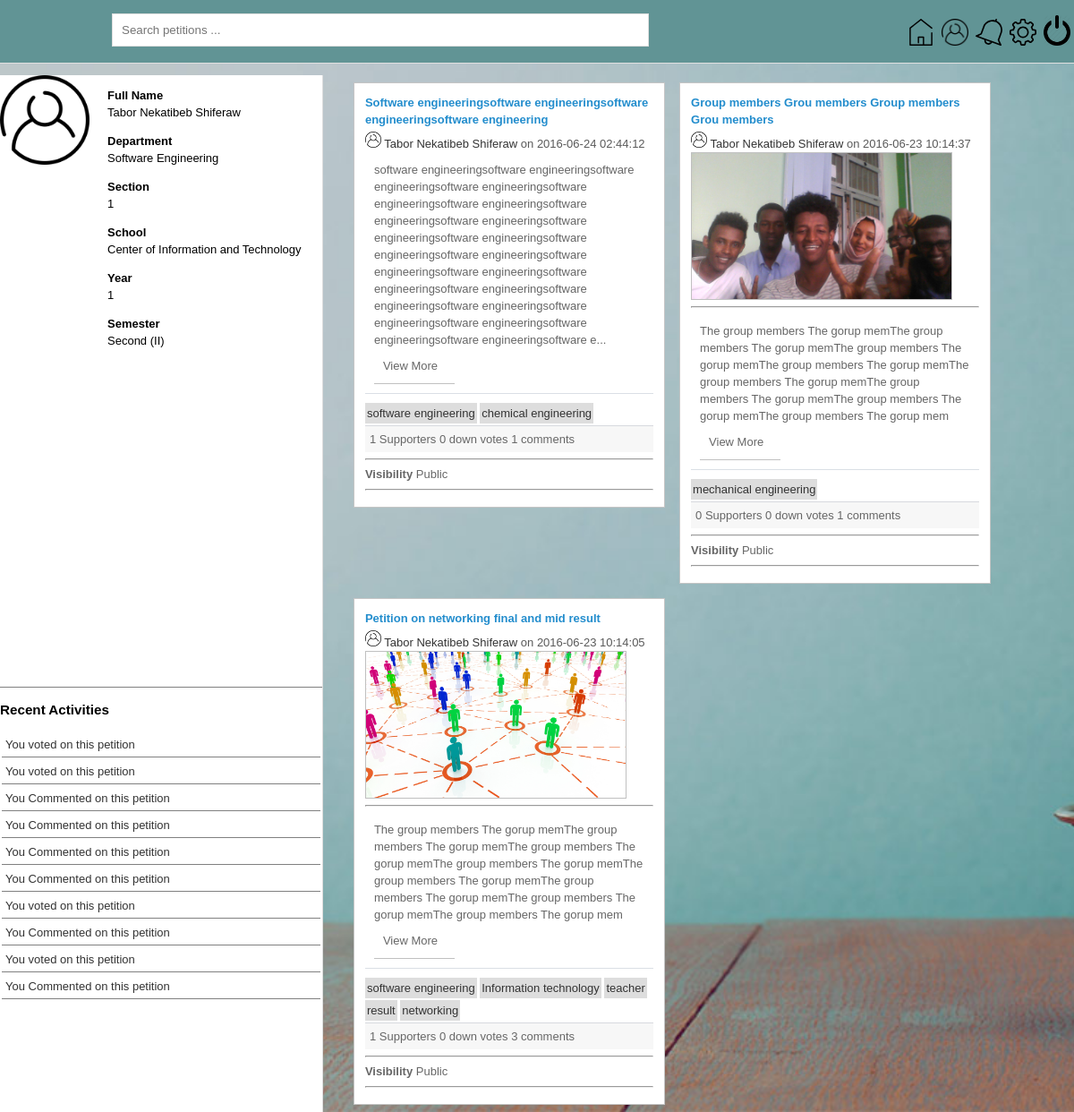
The app's page /selamawi/student.php (signed in) with its own data.
### tables this page shows
CREATE TABLE IF NOT EXISTS `student` (
`studID` int(11) NOT NULL,
  `ID` char(15) NOT NULL,
  `fname` char(15) NOT NULL,
  `mname` char(15) NOT NULL,
  `lname` char(15) NOT NULL,
  `department` int(11) NOT NULL,
  `section` int(11) NOT NULL,
  `school` int(11) NOT NULL,
  `year` int(11) NOT NULL,
  `email` varchar(30) NOT NULL,
  `semester` int(11) NOT NULL,
  `password` char(32) NOT NULL,
  `status` enum('1','2','3') NOT NULL DEFAULT '1' COMMENT '1:unreg 2:registered 3:blocked'
);

CREATE TABLE IF NOT EXISTS `petition` (
`petID` int(11) NOT NULL,
  `title` varchar(100) NOT NULL,
  `description` text NOT NULL,
  `post_date` datetime NOT NULL,
  `image_url` char(50) DEFAULT NULL,
  `send_to` varchar(30) NOT NULL,
  `owner` int(11) NOT NULL,
  `num_comments` int(11) NOT NULL DEFAULT '0',
  `num_up_votes` int(11) NOT NULL DEFAULT '0',
  `num_down_votes` int(11) NOT NULL DEFAULT '0',
  `audience` char(33) NOT NULL,
  `sent` enum('1','2') NOT NULL COMMENT '1:unresolved 2:resolved',
  `status` enum('1','2','3') NOT NULL DEFAULT '1' COMMENT '1:normal 2:reported 3:removed',
  `getNotifcation` enum('1','2') NOT NULL DEFAULT '2' COMMENT '1:off 2:on'
);

CREATE TABLE IF NOT EXISTS `pet_tag` (
  `tagID` int(11) NOT NULL,
  `petID` int(11) NOT NULL
);

### selamawi/includes/class/classStudent.php (called while the page is built, shortened)
<?php
	class Student{
		public $firstName;
		private $middleName;
		private $lastName;
		private $studentID;
		private $department;
		private $year;
		private $semester;
		private $section;
		private $db;
		public function __construct($info)
		{
			global $db;
			$this->db = $db;
			if(gettypei($info)=='int') {
				$this->studentID = (int)$info;
				$info = $this->retrieve_info();
			}
			else if(gettypei($info)=='obj')
				$this->intiliaze_this($info);
			else if( gettypei($info) == 'arr')
				$this->int_this_arr($info);
		}
		private function retrieve_info()
		{
			$query = "SELECT * FROM " . TABLE_STUD . " WHERE studID = $this->studentID LIMIT 1";
			$this->db->prp_stmt($query);
			$resultSet = $this->db->get_resultset();
			return $resultSet;
		}
		public function getFullName()
		{
			$fullName = ucwords($this->firstName . " " . $this->middleName . " ". $this->lastName);
			return $fullName;
		}
		public function getDepartment() {
			return $this->department;
		}
		public function getstudentID(){
			return $this->studentID;
		}
		public function getYear(){
			return $this->year;
		}
		public function getSemester(){
			return $this->semester;
		}
		public function getSection(){
			return $this->section;
		}
		private function intiliaze_this($info)
		{
			$this->firstName  = $info->fname;
			$this->middleName = $info->mname;
			$this->lastName   = $info->lname;
			$this->studentID  = $info->studID;
			$this->department = $info->department;
			$this->year       = $info->year;
			$this->semester   = $info->semester;
			$this->section    = $info->section;
		}
		public function myPetitions($num,$audc) {
			$audiences = formatForQuery($audc,false);
			$num = (int)$num;
			$num = ($num<1) ? 0 : $num-1;
			$query = "SELECT * FROM " . TABLE_PET . " WHERE owner=$this->studentID and audience IN $audiences ORDER by post_date DESC LIMIT " . $num*PETPERP .",".PETPERP;
			$this->db->prp_stmt($query);
			$results = array();
			foreach($this->db->get_resultset() as $result)
				$results[] = new Petition($result);
			return $results;
		}
		public function recentActivities()
		{
			$query = "SELECT commentID as actID,petitionID as onID,date,'c' as type FROM " . TABLE_COM. " WHERE commenter=$this->studentID UNION SELECT voteID,petitionID,date,'v' as type FROM " . TABLE_VOTE . "  WHERE voter=$this->studentID UNION SELECT petID,petID,post_date,'p' as type FROM " . TABLE_PET . " WHERE owner = $this->studentID ORDER by date DESC LIMIT " . RECACT;
			$this->db->prp_stmt($query);
			$results = array();
			foreach($this->db->get_resultset() as $result)
				$results[] = new Activity($result);
			return $results;
		}
	}
?>

### selamawi/includes/class/classDB.php (called while the page is built, shortened)
<?php
	class DB {
		private $db;
		private $resultset = array();
		function __construct() {
			$this->db = new mysqli(DB::HOST, DB::USRNAME, DB::PSSWRD, DB::DBNAME);
		}
		function prp_stmt($query, $params='') {
			$stmt = $this->db->query($query);
			$this->resultset = array();
			$this->num_rows = $stmt->num_rows;
			for($i=0;$i<$this->num_rows;$i++)
				$this->resultset[$i] = $stmt->fetch_object();
			return true;
		}
		function get_resultset(){
			return $this->resultset;
		}
	}
	$db = new DB();
?>

### selamawi/includes/scdepinfo.php (called while the page is built, shortened)
<?php
	class Scdep{
		public static $departments = array(
									1 => 'Software Engineering',
									2 => 'Mechanical Enginnering',
									3 => 'Bio medical Engineering',
									4 => 'Civil Engineering',
									5 => 'Computer and Electrical Engineering',
									6 => 'Chemical Engineering',
									7 => 'Information Technology (IT)'
			);
		private static $schools = array(
							0 => 'Center of Information and Technology',
							1 => 'Electrical and Computer Engineering school',
							2 => 'Civil and Water Engineering school',
							3 => 'Mechanical and Industrial Engineering school'
			);
		private static $mapping = array(
										0 => array(1),
										1 => array(5),
										2 => array(4),
										3 => array(2)
									);
		public static $semMap = array(
											1 => 'First (I)',
											2 => 'Second (II)',
											3 => 'Third (III)',
											4 => 'Fourth (IV)',
											5 => 'Fifth (V)',
											6 => 'Sixth (VI)'
									);
		public static function getDepName($depID)
		{
			$depID = (int)$depID;
			return self::$departments[$depID];
		}
		public static function mapDepSch($depID)
		{
			$counter = 0;
			foreach(self::$mapping as $deps){
				if( (array_search($depID, $deps))!==false )
					return self::$schools[$counter];
				$counter++;
			}
			return UNDEF;
		}
		public static function getSem($sem)
		{
			$sem = (int)$sem;
			return self::$semMap[$sem];
		}
	}
?>

### selamawi/includes/class/classActivity.php (called while the page is built, shortened)
<?php
	class Activity {
		private $type;
		private $onID;
		private $verbs = array(
								'c' => 'Commented',
								'v' => 'voted',
								'p' => 'Created'
							);
		private function int_this($info)
		{
			$this->onID  = $info->onID;
			$this->type  = $info->type;
		}
		public function getVerb() {
			return $this->verbs[$this->type];
		}
		public function getOnID(){
			return $this->onID;
		}
	}
?>

### selamawi/includes/class/classPetition.php (called while the page is built, shortened)
<?php
	class Petition{
		private $petitionID;
		private $title;
		private $description;
		private $date;
		private $owner;
		private $audience;
		private $owner_obj;
		private $db;
		function __construct($info)
		{
			global $db;
			$this->db = $db;
			if(gettypei($info)=='int') {
				$this->petitionID = (int)$info;
				$this->retrieve_info();
			}
			else if(gettypei($info)=='obj')
				$this->intiliaze_this($info);
			else if(gettypei($info)=='arr')
				$this->intiliaze_this_arr($info);
		}
		public function getNumComments() {
			$query = "SELECT count(commentID) as num  from " . TABLE_COM . " WHERE petitionID = $this->petitionID";
			$this->db->prp_stmt($query);
			return $this->db->get_resultset()[0]->num;
		}
		function assignVote($votes,&$vote_count) {
			if(count($votes)==0)
				return $vote_count;
			if($votes[0]->type==VOTE_UP)
				$vote_count['UP'] = $votes[0]->num;
			else
				$vote_count['DOWN'] = $votes[0]->num;
			if(!isset($vote[1]))
				return $vote_count;
			return $vote_count;
		}
		public function getNumVotes()
		{
			$query = "SELECT count(voteID) as num,type FROM " . TABLE_VOTE . " WHERE petitionID = $this->petitionID group by type";
			$this->db->prp_stmt($query);
			$vote_count = array(
								'UP' 		=> 0,
								'DOWN'		=> 0
							);
			$rs = $this->db->get_resultset();
			$this->assignVote($rs,$vote_count);
			return $vote_count;
		}
		public function getTags()
		{
			$subQ = "SELECT tagName FROM " . TABLE_TAG . " WHERE tagID = " . TABLE_PET_TAG .".tagID";
			$query = "SELECT tagID,($subQ) as tagName FROM " . TABLE_PET_TAG . " WHERE petID = $this->petitionID";
			$this->db->prp_stmt($query);
			$tags = array();
			$result = $this->db->get_resultset();
			foreach($result as $tag)
				$tags[] = new Tag($tag);
			return $tags;
		}
		public function getTitle()
		{
			return $this->title;
		}
		public function getDesc()
		{
			return $this->description;
		}
		public function getDate()
		{
			return $this->date;
		}
		public 	function getPetID()
		{
			return $this->petitionID;
		}
		public function intiliaze_this($info)
		{
			$this->title = 			$info->title;
			$this->description =	$info->description;
			$this->date = 			$info->post_date;
			$this->owner = 			$info->owner;
			$this->petitionID =     $info->petID;
			$this->audience = 		$info->audience;
			$this->get_owner_info();
		}
		public function get_owner_info() {
			$this->owner_obj = new Student((int)$this->owner);
		}
		public function __call($method, $arguments) {
			switch ($method) {
				case 'getFullName':
					return $this->owner_obj->getFullName();
					break;
				case 'getStudID':
					return $this->owner_obj->getstudentID();
					break;
			}
		}
		public function getAudience()
		{
			return $this->audience;
		}
	}
?>

### selamawi/includes/utility.php (called while the page is built, shortened)
<?php
	function gettypei($var) {
		$type = gettype($var);
		switch ($type) {
			case 'object':
				$type = 'obj';
				break;
			case 'integer':
				$type = 'int';
				break;
			case 'array':
				$type = 'arr';
				break;
			default:
				return null;
				break;
		}
		return $type;
	}
?>

### selamawi/includes/class/classTag.php (called while the page is built, shortened)
<?php
	class Tag{
		private $tagName;
		private $tagID;
		public function int_this_obj($info)
		{
			$this->tagName = $info->tagName;
			$this->tagID   = $info->tagID;
		}
		public function getName()
		{
			return $this->tagName;
		}
		public function getID()
		{
			return $this->tagID;
		}
	}
?>

### selamawi/includes/ui/accountUI.php (the view, shortened to what this page needs)
<?php
	class AccountUI{
		public $audc = array(
								'class' => '',
								'dept' => '',
								'year' => '',
								'all' => ''
						);
		public function menuBar()
		{
			$menuElems = array(
								'home'	  => array(PAGE_ACCT,'home.svg'),
								'Profile'  => array(PAGE_STUD,'user.png'),
								'notification' => array(PAGE_STUD."?notf",'notification.svg'),
								'setting' => array(PAGE_SETTING,'setting.svg'),
								'logout' => array(PAGE_LOGOUT,'logout.png')
							);
			?>
				<nav class='menubar'>
					<form method='get' class='search' action='<?php print(PAGE_ACCT) ?>'>
						<input class='pet_search' placeholder="Search petitions ... " type='text' name='pet_search'>
					</form>
					<ul id='elems' class='menu-elems'>
						<?php
							foreach($menuElems as $name=>$url)
							{
								echo "<li> <a href='". $url[0] . "'><img class='icns' title='" . $name . "' src='includes/images/" . $url[1] . "'></a>";
							}
						?>
					</ul>
				</nav>
			<?php
		}
			?>
			<?php
		public function descShort($desc, $len=self::DESCLEN) {
			if(strlen($desc) <= $len)
				return $desc;
			return substr($desc, 0,$len) . "...";
		}
		public function listAllPetitions($petitions,$key='',$class='area_mid') {
			echo "<div class='$class'>";
				foreach($petitions as $petition) {
					$tags = $petition->getTags();
					$imgURL = $petition->getImageURL();
					echo "<div class='post'>";
						echo "<div class='post_main'>";
							echo "<span class='pet_title'>" .  ucfirst($petition->getTitle()) ."</span>";
							echo "<span class='pet_by'> <img class='glyph' src='includes/images/user.png'> <a href='" . PAGE_STUD . "?studID=" . $petition->getStudID() . "'>". $petition->getFullName() ."</a></span> <span class='pet_date'>  on " . $petition->getDate() ."</span> <br>";
							($imgURL) ? $this->attachedImage($imgURL) : "";
							echo "<div class='pet_description'>". $this->descShort($petition->getDesc()) ."
								<a href='" . PAGE_ACCT . "?petID=" . $petition->getPetID() . "'>View More </a>
								</div> ";
							$this->tagList($tags);
							$this->petition_info($petition);
							echo "<hr>";
							echo "<b>Visibility</b> " . $this->audMap($petition->getAudience());
							echo "<hr>";
						echo "</div>";
					echo "</div>";
				}
			echo "</div>";
		}
		function audMap($audience){
			switch ($audience)
			{
								case $this->audc['all']:
									return 'Public';
									break;
			}
		}
		public function attachedImage($url)
		{
			echo "<img src='	" . UP_DIR . "$url' style='width:90%;border:solid 1px silver'><hr>";
		}
		public function petition_info($petition)
		{
			$numVotes = $petition->getNumVotes();
			echo "<div class='pet_info'>" . $numVotes['UP'] . " Supporters " . $numVotes['DOWN'] . " down votes " . $petition->getNumComments() . " comments </div>";
		}
		public function tagList($tags)
		{
			echo "<div class='pet_tags'>";
				foreach($tags as $tag)
					print "<a class='tag' href='#" . $tag->getID() . "'>" . $tag->getName() ."</a> ";
			echo "</div>";
		}
	}
	echo "<link rel='stylesheet' href='includes/css/style.css' />"
?>

### selamawi/includes/ui/profileui.php (shortened to what this page needs)
<?php
	include 'includes/ui/accountui.php';
	class Profileui extends Accountui{
		public function profile($info,$recent,$authnctd){
			echo "<div class='stud_profile'>";
				echo "<div class='stud_info'>";
					echo "<img class='profilepic' src='includes/images/user.png'>";
					$this->information($info);
				echo "</div>";
				if($authnctd){
					echo "<div class='recentActv'>";
						echo "<h3> Recent Activities </h3>";
						$this->recentActv($recent);
					echo "</div>";
				}
			echo "</div>";
		}
		public function information($info) {
			echo "<div class='information'>";
				echo "<dl>
							<dt>Full Name  </dt> <dd> " . $info->getFullName() . "</dd></dl>";
				echo "<dl>
							<dt>Department </dt>
							<dd>" . Scdep::getDepName($info->getDepartment()) . "</dd></dl>";
				echo "<dl>
						<dt>Section </dt>
						<dd>" . $info->getSection() . "</dd></dl>";
				echo "<dl>
					<dt>School </dt>
					<dd>" . Scdep::mapDepSch($info->getDepartment()) ."</dd></dl>";
				echo "<dl>
						<dt>Year </dt>
						<dd>" . $info->getYear() . "</dd></dl>";
				echo "<dl>
				<dt>Semester </dt>
				<dd>" . Scdep::getSem($info->getSemester()) ."</dd</dl>";
			echo "</div>";
		}
		public function recentActv($info) {
			foreach($info as $actv) {
				echo "<a href='" . PAGE_ACCT . "?petID=" . $actv->getOnID() . "'> <span class='actv'>You " . $actv->getVerb() . " on  this petition </span></a>";
			}
		}
	}
	$profui = new Profileui;
	$profui->menubar();
?>

### records on screen
student: $info->getFullName() "Tabor Nekatibeb Shiferaw", department "Software Engineering", section "1", department "Center of Information and Technology", year "1", semester "Second (II)", $petition->getFullName() "Tabor Nekatibeb Shiferaw"
petition: title "Software engineeringsoftware engineeringsoftware engineeringsoftware engineering", post_date "2016-06-24 02:44:12", description "software engineeringsoftware engineeringsoftware engineeringsoftware engineeringsoftware engineeringsoftware engineeringsoftware engineeringsoftware engineeringsoftware engineeringsoftware engineeringsoftware engineeringsoftware engineeringsoftware engineeringsoftware engineeringsoftware engineeringsoftware engineeringsoftware engineeringsoftware engineeringsoftware engineeringsoftware engineeringsoftware engineeringsoftware engineeringsoftware e...", UP "1", DOWN "0", NumComments "1", audience "Public"
pet_tag: Name "software engineering"
pet_tag: Name "chemical engineering"
petition: title "Group members Grou members Group members Grou members", post_date "2016-06-23 10:14:37", image_url (picture), description "The group members The gorup memThe group members The gorup memThe group members The gorup memThe group members The gorup memThe group members The gorup memThe group members The gorup memThe group members The gorup memThe group members The gorup mem", UP "0", DOWN "0", NumComments "1", audience "Public"
pet_tag: Name "mechanical engineering"
petition: title "Petition on networking final and mid result", post_date "2016-06-23 10:14:05", image_url (picture), description "The group members The gorup memThe group members The gorup memThe group members The gorup memThe group members The gorup memThe group members The gorup memThe group members The gorup memThe group members The gorup memThe group members The gorup mem", UP "1", DOWN "0", NumComments "3", audience "Public"
pet_tag: Name "Information technology"
pet_tag: Name "teacher"
pet_tag: Name "result"
pet_tag: Name "networking"

### other values on screen
$actv->getVerb() "voted"
$actv->getVerb() "Commented"
